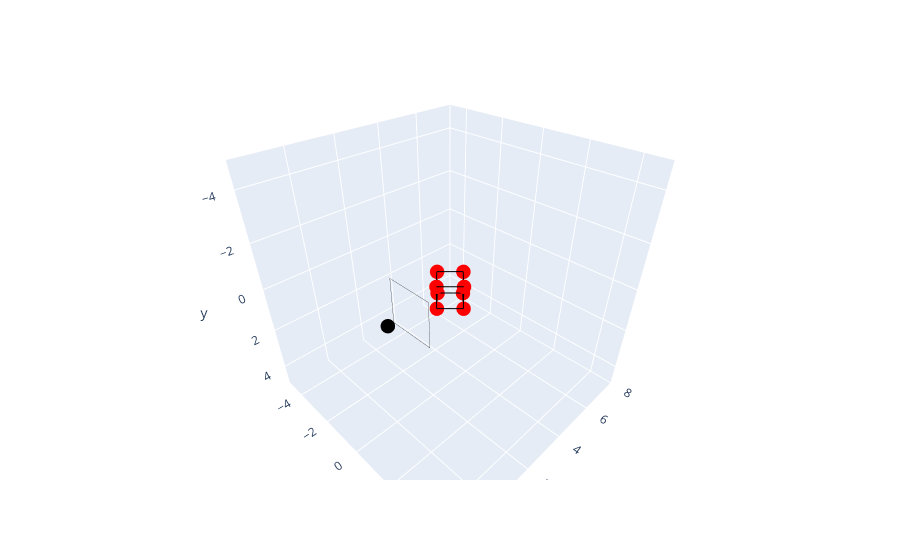

Notebook code for this chart:
### Code cell
fig = go.Figure()
plot_cube(vertices=vertices, edges=edges, fig=fig)

draw_image_plane(fig)

# Plot camera center
fig.add_trace(go.Scatter3d(x=[0], y=[0], z=[0], mode='markers', marker=dict(size=5, color='black'), showlegend=False))
fig.update_layout(
    scene=dict(
        aspectmode='manual',
        aspectratio=dict(x=1, y=1, z=1), # equal scaling for all axes
        xaxis=dict(range=[-5,5]),
        yaxis=dict(range=[-5,5]),
        zaxis=dict(range=[-2,8]),
        camera=dict(
            eye=dict(x=1,y=-1,z=-1),
            center=dict(x=0,y=0,z=0),
            up=dict(x=0,y=-1,z=0)
        )
    )
)

fig.show()

### Figure 1 — Plotly figure (JSON) as saved in the notebook; plotly's stock layout.template omitted (floating-point values rounded to 4 significant figures)
{"data": [{"marker": {"color": "red", "size": 5}, "mode": "markers", "showlegend": false, "type": "scatter3d", "x": [-0.7071, 0, 0, -0.7071, 0, 0.7071, 0.7071, 0], "y": [-0.5, -0.5, 0.5, 0.5, -0.5, -0.5, 0.5, 0.5], "z": [3, 2.293, 2.293, 3, 3.707, 3, 3, 3.707]}, {"line": {"color": "black"}, "mode": "lines", "showlegend": false, "type": "scatter3d", "x": [-0.7071, 0], "y": [-0.5, -0.5], "z": [3, 2.293]}, {"line": {"color": "black"}, "mode": "lines", "showlegend": false, "type": "scatter3d", "x": [0, 0], "y": [-0.5, 0.5], "z": [2.293, 2.293]}, {"line": {"color": "black"}, "mode": "lines", "showlegend": false, "type": "scatter3d", "x": [0, -0.7071], "y": [0.5, 0.5], "z": [2.293, 3]}, {"line": {"color": "black"}, "mode": "lines", "showlegend": false, "type": "scatter3d", "x": [-0.7071, -0.7071], "y": [0.5, -0.5], "z": [3, 3]}, {"line": {"color": "black"}, "mode": "lines", "showlegend": false, "type": "scatter3d", "x": [0, 0.7071], "y": [-0.5, -0.5], "z": [3.707, 3]}, {"line": {"color": "black"}, "mode": "lines", "showlegend": false, "type": "scatter3d", "x": [0.7071, 0.7071], "y": [-0.5, 0.5], "z": [3, 3]}, {"line": {"color": "black"}, "mode": "lines", "showlegend": false, "type": "scatter3d", "x": [0.7071, 0], "y": [0.5, 0.5], "z": [3, 3.707]}, {"line": {"color": "black"}, "mode": "lines", "showlegend": false, "type": "scatter3d", "x": [0, 0], "y": [0.5, -0.5], "z": [3.707, 3.707]}, {"line": {"color": "black"}, "mode": "lines", "showlegend": false, "type": "scatter3d", "x": [-0.7071, 0], "y": [-0.5, -0.5], "z": [3, 3.707]}, {"line": {"color": "black"}, "mode": "lines", "showlegend": false, "type": "scatter3d", "x": [0, 0.7071], "y": [-0.5, -0.5], "z": [2.293, 3]}, {"line": {"color": "black"}, "mode": "lines", "showlegend": false, "type": "scatter3d", "x": [0, 0.7071], "y": [0.5, 0.5], "z": [2.293, 3]}, {"line": {"color": "black"}, "mode": "lines", "showlegend": false, "type": "scatter3d", "x": [-0.7071, 0], "y": [0.5, 0.5], "z": [3, 3.707]}, {"line": {"color": "black", "width": 0.5}, "mode": "lines", "showlegend": false, "type": "scatter3d", "x": [-1, 1], "y": [-1, -1], "z": [1, 1]}, {"line": {"color": "black", "width": 0.5}, "mode": "lines", "showlegend": false, "type": "scatter3d", "x": [1, 1], "y": [-1, 1], "z": [1, 1]}, {"line": {"color": "black", "width": 0.5}, "mode": "lines", "showlegend": false, "type": "scatter3d", "x": [1, -1], "y": [1, 1], "z": [1, 1]}, {"line": {"color": "black", "width": 0.5}, "mode": "lines", "showlegend": false, "type": "scatter3d", "x": [-1, -1], "y": [1, -1], "z": [1, 1]}, {"marker": {"color": "black", "size": 5}, "mode": "markers", "showlegend": false, "type": "scatter3d", "x": [0], "y": [0], "z": [0]}], "layout": {"scene": {"aspectmode": "manual", "aspectratio": {"x": 1, "y": 1, "z": 1}, "camera": {"center": {"x": 0, "y": 0, "z": 0}, "eye": {"x": 1, "y": -1, "z": -1}, "up": {"x": 0, "y": -1, "z": 0}}, "xaxis": {"range": [-5, 5]}, "yaxis": {"range": [-5, 5]}, "zaxis": {"range": [-2, 8]}}}}
